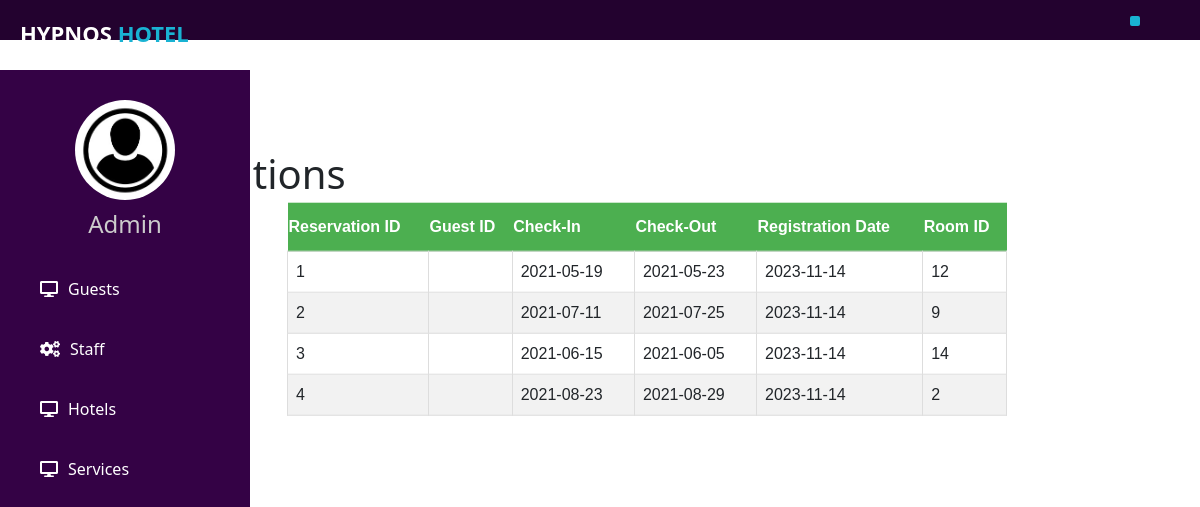
Screenshot of /view-reservations.php with the database file from the repository.
### tables this page shows
CREATE TABLE RESERVATION (
ReservationID Int(15) AUTO_INCREMENT PRIMARY KEY,
GuestID int(15),
FOREIGN KEY (GuestID) REFERENCES GUEST(GuestID),
CheckInDate Date NOT NULL,
CheckOutDate Date NOT NULL,
RegistrationDate Date NOT NULL DEFAULT CURRENT_TIMESTAMP,
RoomID int(15),
FOREIGN KEY (RoomID) REFERENCES ROOM(RoomID)
);

### view-reservations.php (the view, shortened to what this page needs)
<!DOCTYPE html>
<html>
<head>
    <?php include "theme.php" ?>
    <link rel="stylesheet" href="style.css">
    <link rel="stylesheet" href="https://cdnjs.cloudflare.com/ajax/libs/font-awesome/5.15.3/css/all.min.css">
    <link href="https://cdn.jsdelivr.net/npm/bootstrap@5.0.0/dist/css/bootstrap.min.css" rel="stylesheet">
</head>
<body>
    <div align="center">
   <div class="container-fluid">
    <div class="row">
        <div class="col-lg-12">
            <h1 class="page-header" style="margin-top:150px; margin-left:-750px;">Reservations</h1>
        </div>
    </div>
   <table class="guesttable" style="margin-top:250px; margin-left:-25px;" >
      <thead class="thead-light">
       <tr>
           <th>Reservation ID</th>
           <th>Guest ID</th>
           <th>Check-In</th>
           <th>Check-Out</th>
           <th>Registration Date</th>
           <th>Room ID</th>
       </tr>
       </thead>
       <?php include "database.php";
       global $connection;
       $query = "SELECT * from RESERVATION";
       $result = mysqli_query($connection, $query);
       if (mysqli_num_rows($result) > 0) {
           while ($row = mysqli_fetch_assoc($result)) {
               echo "<tr><td>". $row["ReservationID"] . "<td>". $row["GuestID"] ."<td>". $row["CheckInDate"] ."<td>". $row["CheckOutDate"] ."<td>". $row["RegistrationDate"] . "<td>". $row["RoomID"];
           }
           echo "</table>";
       }
       else {
           echo "Query Failed";
       }
       ?>
    </div>
    </div>
</body>
</html>

### style.css (style rules this page uses)
body { margin: 0; padding: 0; font-family: "Roboto", sans-serif; }
.guesttable { position: fixed; top: 50%; left: 50%; -moz-transform: translateX(-50%) translateY(-50%); -webkit-transform: translateX(-50%) translateY(-50%); transform: translateX(-40%) translateY(-210%); font-family: Arial, Helvetica, sans-serif; border-collapse: collapse; width: 60%; }
.guesttable tr:nth-child(even) { background-color: #f2f2f2; }
.guesttable td, guesttrable th { border: 1px solid #ddd; padding: 8px; }
.guesttable th { padding-top: 12px; padding-bottom: 12px; text-align: left; background-color: #4CAF50; color: white; }
* { box-sizing: border-box }

### rows the page displays
reservation: ReservationID "1", CheckInDate "2021-05-19", CheckOutDate "2021-05-23", RegistrationDate "2023-11-14", RoomID "12"
reservation: ReservationID "2", CheckInDate "2021-07-11", CheckOutDate "2021-07-25", RegistrationDate "2023-11-14", RoomID "9"
reservation: ReservationID "3", CheckInDate "2021-06-15", CheckOutDate "2021-06-05", RegistrationDate "2023-11-14", RoomID "14"
reservation: ReservationID "4", CheckInDate "2021-08-23", CheckOutDate "2021-08-29", RegistrationDate "2023-11-14", RoomID "2"
